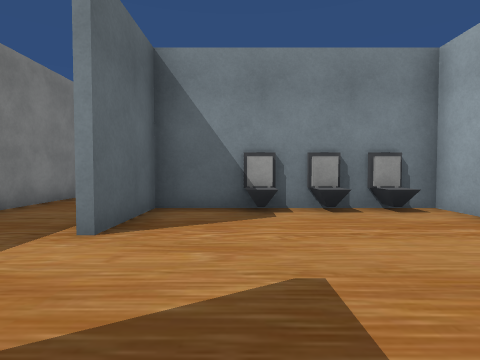
View 1 (above)

16 first-person views from a walk through a 3-D level made in the Unity game engine. The camera is 1.3 m above the floor, tilts 2° down and sees 80° across. The floor is counted in squares, 1.8 m on a side. Each view is taken from the middle of a square. On the plan, view 1 faces up. The plan holds only what a view shows up to about 10 squares ahead; the rest is blank. The place goes on beyond the plan. The player character is not drawn. Some surface patterns are stand-ins.

View 2
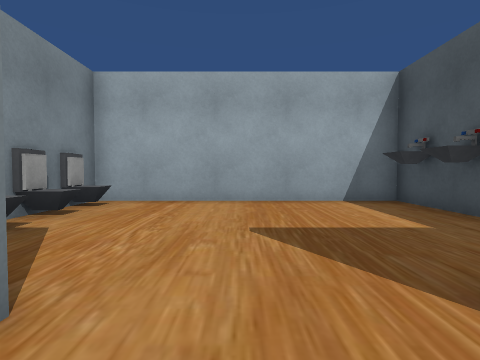

View 3
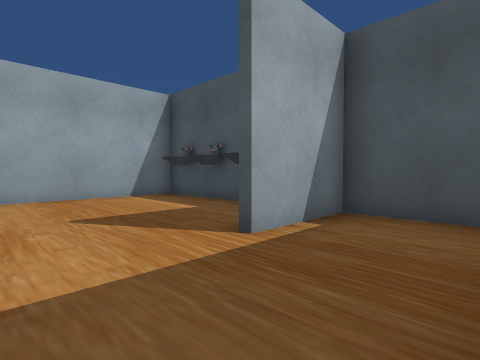

View 4
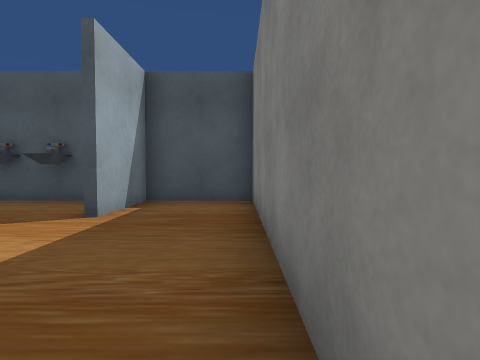

View 5
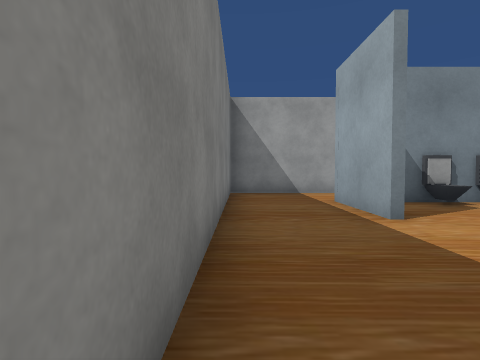

View 6
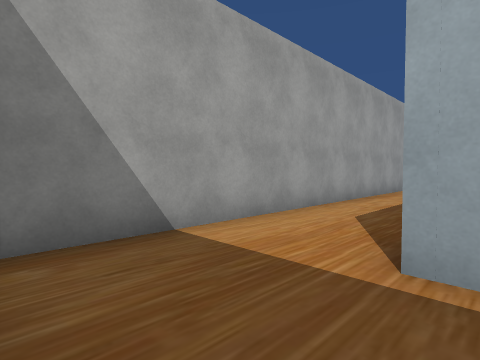

View 7
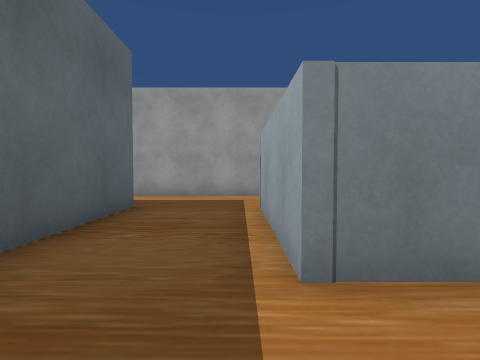

View 8
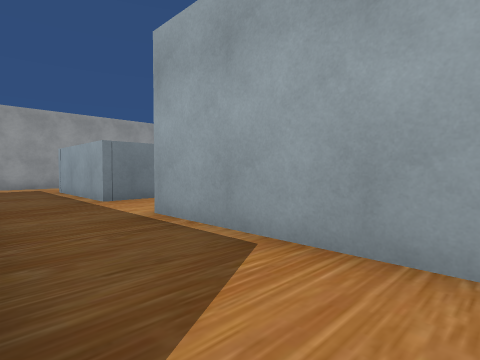

View 9
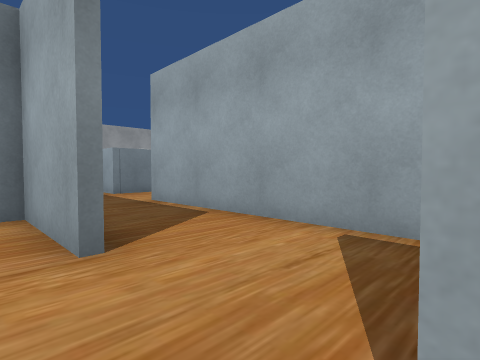

View 10
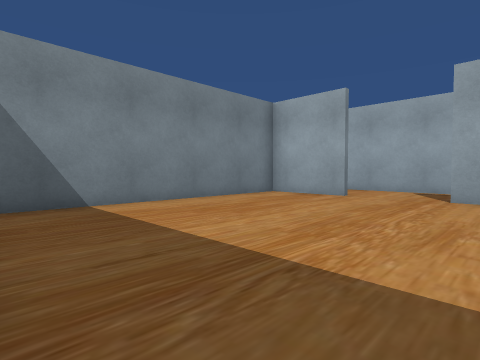

View 11
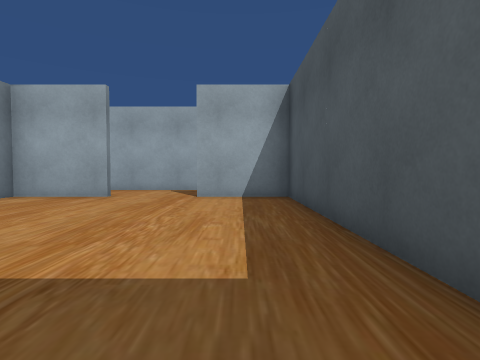

View 12
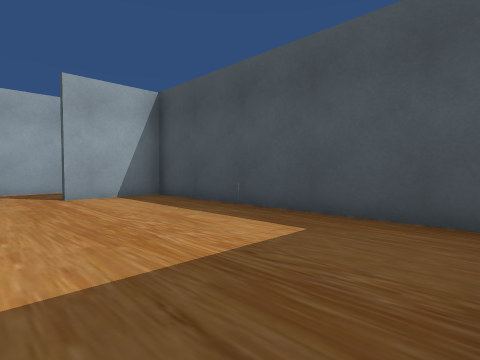

View 13
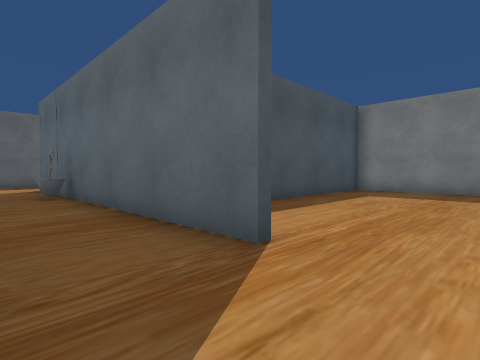

View 14
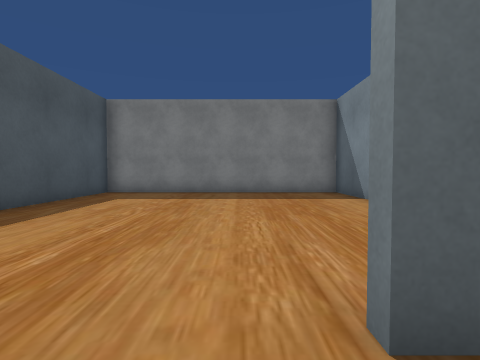

View 15
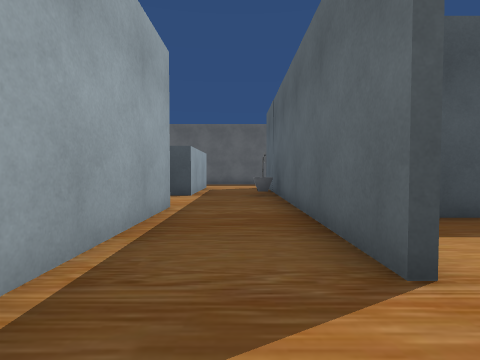

View 16
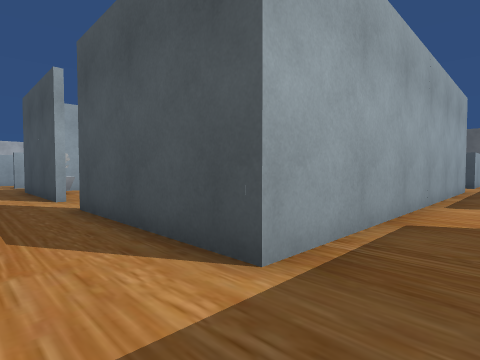

### Floor plan
Points are (right, up) in squares from view 1. A wall is a line through its corners. A room is listed if a view was taken in it or the views show most of it. See-through windows are left out.
Room 1 (views 1, 2, 3, 4, 5, 6)
walls: (-1.8, 3.1) (-1.8, 5.6); (-0.4, -1.7) (3.7, -1.7) (3.7, 5.4) (-1.6, 5.4) (-1.6, 3.1); (-1.6, 8) (-4.3, 8) (-4.3, -1.7) (-1.8, -1.7) (-1.8, 0.6)
ways out: opening at (-1, 7) to room 6; opening at (3, 6) to room 6
objects: other object (0, -1); other object (0, 5); other object (1, -1); other object (2, 5); other object (3, -1); other object (3, 5)
Room 2 (views 7, 8, 13, 14, 15, 16)
walls: (7.8, 1.8) (6.4, 1.8); (3.9, -4) (3.9, -4.5); (6.4, -6.6) (6.4, -0.6) (10.8, -0.6)
ways out: opening at (4, -5.5) to room 3; opening at (5.5, -7.5) to room 5; opening at (5.5, 2) to room 7; opening at (11.5, -1); opening at (13.5, 0.5)
Room 3 (views 9, 10, 11, 12)
walls: (3.7, -4.5) (3.7, -1.9) (-4.3, -1.9) (-4.3, -9.3) (3.7, -9.3) (3.7, -6.8)
ways out: opening at (4, -5.5) to room 2; opening at (3, -9)
Room 4 (no view inside)
walls: (3.9, 5.6) (3.9, 3.4); (7, 8) (3.6, 8); (6.4, 3.5) (6.4, 5.6)
ways out: opening at (4, 6.5) to room 6; opening at (5.5, 4.5) to room 7; opening at (6, 7)
Room 5 (no view inside)
walls: (3.9, -6.8) (3.9, -10.6); (6.4, -10.6) (6.4, -6.6)
ways out: opening at (5.5, -7.5) to room 2; opening at (5.5, -10)
Room 6 (no view inside)
walls: (3.6, 8) (-1.6, 8)
ways out: opening at (-1, 7) to room 1; opening at (3, 6) to room 1; opening at (4, 6.5) to room 4
Room 7 (no view inside)
walls: (3.9, 3.4) (3.9, 2.4); (6.4, 1.8) (6.4, 3.5)
ways out: opening at (5.5, 2) to room 2; opening at (5.5, 4.5) to room 4

Where each view was taken, in squares from view 1:
view 1: 0 up, 0 right, facing up
view 2: 2 up, 3 left, facing right
view 3: 3 up, 4 left, facing down-right
view 4: 5 up, 4 left, facing down
view 5: 1 down, 4 left, facing up
view 6: 5 up, 4 left, facing up-right
view 7: 0 up, 6 right, facing up
view 8: 5 down, 4 right, facing up-right
view 9: 7 down, 3 right, facing up-right
view 10: 8 down, 4 left, facing up-right
view 11: 8 down, 4 left, facing right
view 12: 5 down, 4 left, facing down-right
view 13: 5 down, 6 right, facing down-left
view 14: 5 down, 5 right, facing left
view 15: 5 down, 5 right, facing down
view 16: 1 up, 5 right, facing down-right
